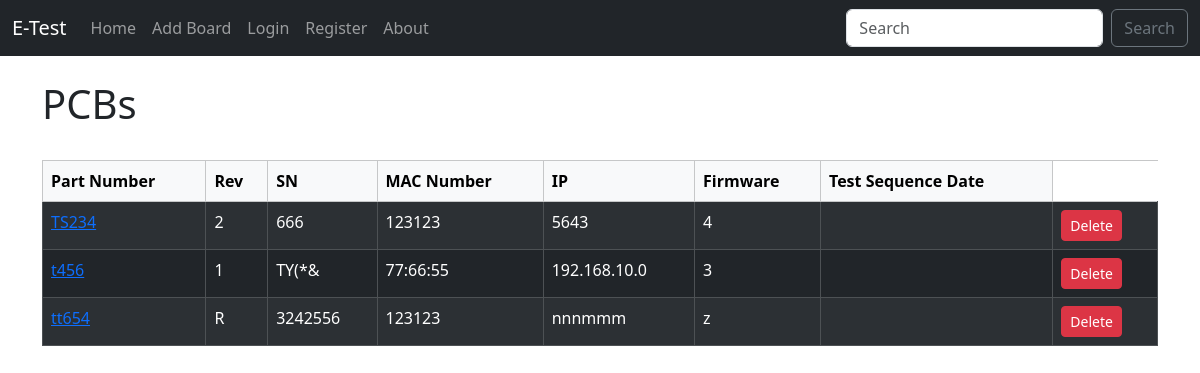
Before: / with the older database file.
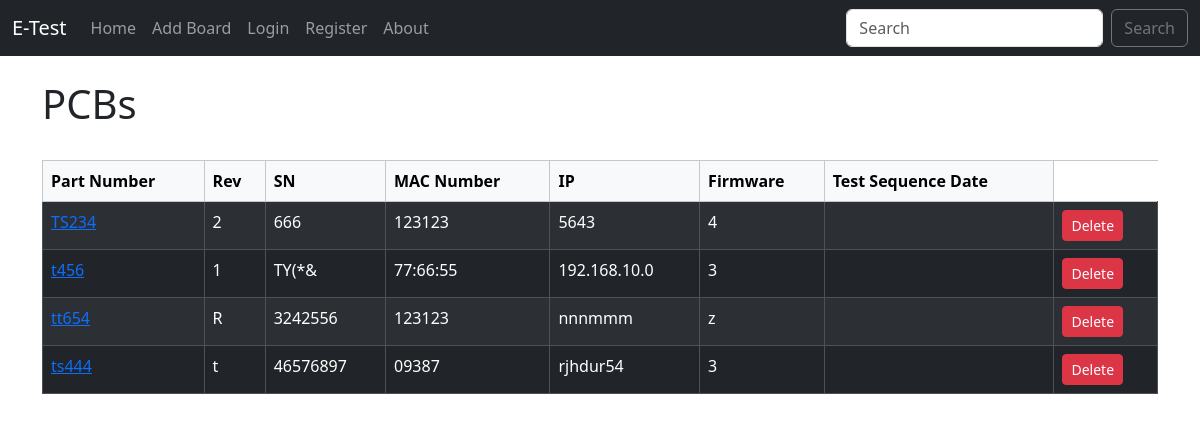
After: the same page with the newer database file.
### pcbs/models.py (models this page shows, shortened)
class Pcb(models.Model):
    part_num = models.CharField(max_length=100, null=True, blank=True)
    rev = models.CharField(max_length=100, null=True, blank=True)
    serial_num =models.CharField(max_length=100, null=True, blank=True)
    mac = models.CharField(max_length=100, null=True, blank=True)
    ip = models.CharField(max_length=100, null=True, blank=True)
    firmware = models.CharField(max_length=100, null=True, blank=True)
    image = models.ImageField(null=True, blank=True, upload_to="images/")

### pcbs/views.py (the view)
# urls.py: path('', views.home, name='home'),
def home(request):
    pcbs = Pcb.objects.all()
    context = {'pcbs':pcbs}
    return render(request, 'home.html', context)

### pcbs/templates/home.html
{% extends 'base.html' %}
{% block content %}
<h1> PCBs </h1>
<br/>
<table class="table table-striped table-hover table-bordered table-dark ">
  <thead class="table-light ">
    <tr>
      <th scope="col">Part Number</th>
      <th scope="col">Rev</th>
      <th scope="col">SN</th>
      <th scope="col">MAC Number</th>
      <th scope="col">IP</th>
      <th scope="col">Firmware</th>
      <th scope="col">Test Sequence Date</th>
    </tr>
  </thead>
  <tbody>
{% for item in pcbs %}
    <tr>
        <td><a href="{% url 'board' item.id %}"> {{ item.part_num }}</a></td>
        <td>{{ item.rev }}</td>
        <td>{{ item.serial_num }}</td>
        <td>{{ item.mac }}</td>
        <td>{{ item.ip }}</td>
        <td>{{ item.firmware }}</td>
        <td>{{ item.date_created }}</td>
        <td><a href="{% url 'delete_board' item.id %}" class="btn btn-sm btn-danger">Delete</a></td>
    </tr>
{% endfor%}
  </tbody>
</table>
{% endblock %}

### pcbs/templates/base.html (shortened to what this page needs)
<!doctype html>
<html lang="en">
  <head>
    <link href="https://cdn.jsdelivr.net/npm/bootstrap@5.3.8/dist/css/bootstrap.min.css" rel="stylesheet">
  </head>
  <body>
    {% include 'navbar.html' %}
    <br/>
    <div class="container">
        {% block content %}
        {% endblock %}
    </div>
  </body>
</html>

### pcbs/templates/navbar.html (shortened to what this page needs)
<nav class="navbar navbar-expand-lg navbar-dark bg-dark">
  <div class="container-fluid">
    <a class="navbar-brand" href="{% url 'home' %}">E-Test</a>
    <div class="collapse navbar-collapse" id="navbarSupportedContent">
      <ul class="navbar-nav me-auto mb-2 mb-lg-0">
        <li class="nav-item">
          <a class="nav-link" href="{% url 'home' %}">Home</a>
        </li>
        <li class="nav-item">
          <a class="nav-link" href="{% url 'add_board' %}">Add Board</a>
        </li>
        <li class="nav-item">
          <a class="nav-link" href="{% url 'login' %}">Login</a>
        </li>
        <li class="nav-item">
          <a class="nav-link" href="{% url 'register' %}">Register</a>
        </li>
        <li class="nav-item">
          <a class="nav-link" href="{% url 'about' %}">About</a>
        </li>
      </ul>
      <form class="d-flex" role="search">
        <input class="form-control me-2" type="search" placeholder="Search" aria-label="Search"/>
        <button class="btn btn-outline-secondary" type="submit">Search</button>
      </form>
    </div>
  </div>
</nav>

Changed rows visible on the page:
added Pcb: part_num "ts444", rev "t", serial_num "46576897", mac "09387", ip "rjhdur54", firmware "3"
